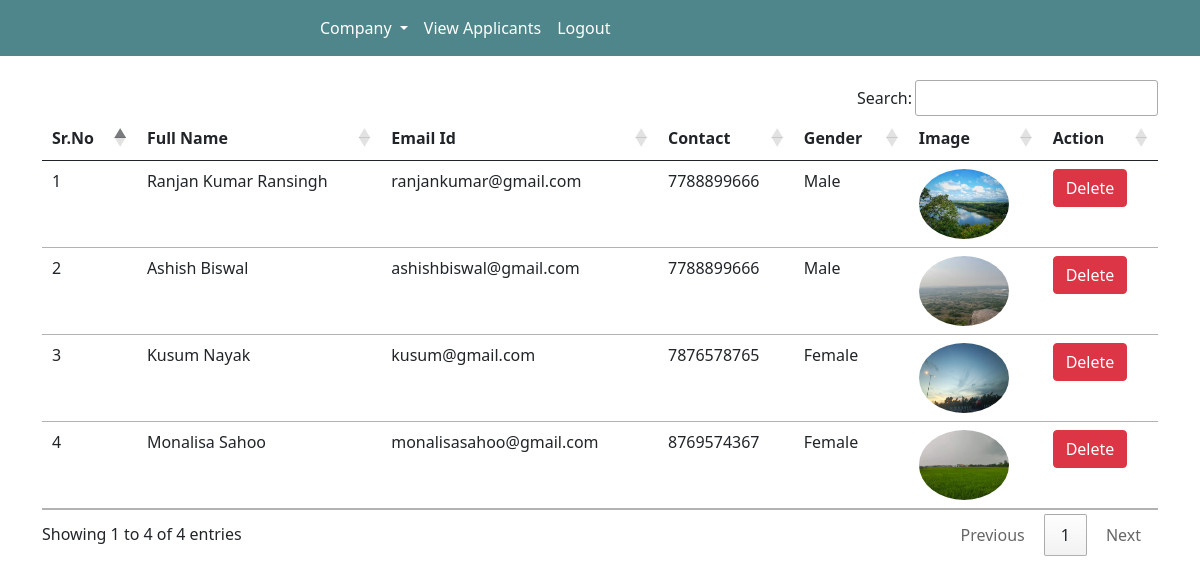
The page /view_applicants/ (signed in) on the database its author committed.
### jobs/models.py (models this page shows, shortened)
class Applicant(models.Model):
    user = models.ForeignKey(User, on_delete=models.CASCADE)
    phone = models.CharField(max_length=10)
    image = models.ImageField(upload_to="")
    gender = models.CharField(max_length=10)
    type = models.CharField(max_length=15)

### jobs/views.py (the view)
# urls.py: path("view_applicants/", views.view_applicants, name="view_applicants"),
def view_applicants(request):
    if not request.user.is_authenticated:
        return redirect("/admin_login")
    applicants = Applicant.objects.all()
    return render(request, "view_applicants.html", {'applicants':applicants})

### jobs/templates/view_applicants.html (shortened to what this page needs)
{% extends 'admin_navbar.html' %}
{% block view_applicants %} active {% endblock %}
{% block body %}
<div class="container mt-4">
<table class="table table-hover" id="example">
    <thead>
        <tr>
            <th>Sr.No</th>
            <th>Full Name</th>
            <th>Email Id</th>
            <th>Contact</th>
            <th>Gender</th>
            <th>Image</th>
            <th>Action</th>
        </tr>
    </thead>
    <tbody>
        {% for applicant in applicants %}
        <tr>
            <td>{{forloop.counter}}</td>
            <td>{{applicant.user.get_full_name}}</td>
            <td>{{applicant.user.username}}</td>
            <td>{{applicant.phone}}</td>
            <td>{{applicant.gender}}</td>
            <td><img src="{{applicant.image.url}}" class="rounded-circle" width="90px" height="70px"></td>
            <td><a href="/delete_applicant/{{applicant.user.id}}/" class="btn btn-danger" onclick="return confirm('Are you sure you want to delete this applicant?')">Delete</a></td>
        </tr>
        {% endfor %}
    </tbody>
</table>
</div>
{% endblock %}

### jobs/templates/admin_navbar.html (shortened to what this page needs)
<!doctype html>
<html lang="en">
<head>
  <link href="https://cdn.jsdelivr.net/npm/bootstrap@5.0.2/dist/css/bootstrap.min.css" rel="stylesheet"
>
  <link rel="stylesheet" href="https://cdn.datatables.net/1.10.25/css/jquery.dataTables.min.css">
  <link rel="stylesheet" href="https://cdn.datatables.net/buttons/1.7.1/css/buttons.dataTables.min.css">
</head>
<body>
  <nav class="navbar navbar-expand-lg navbar-dark">
      <div class="container w-50">
      <div class="collapse navbar-collapse" id="navbarSupportedContent">
        <ul class="navbar-nav me-auto mb-2 mb-lg-0">
          <div class="collapse navbar-collapse" id="navbarNavDarkDropdown">
            <ul class="navbar-nav">
              <li class="nav-item dropdown">
                <a class="nav-link active dropdown-toggle" href="#" id="navbarDarkDropdownMenuLink" role="button" data-bs-toggle="dropdown" aria-expanded="false">
                  Company
                </a>
              </li>
            </ul>
          </div>
          <li class="nav-item">
            <a class="nav-link {% block view_applicants %} {% endblock %}" href="/view_applicants/">View Applicants</a>
          </li>
          <li class="nav-item">
            <a class="nav-link active" href="/logout/">Logout</a>
          </li>
        </ul>
      </div>
      </div>
  </nav>
  {% block body %}
  {% endblock %}
</body>
</html>

### jobs/templates/admin_navbar.html (style rules this page uses)
.navbar { background-color: #4f868c; }

### rows shown on the page
Applicant: user.get_full_name "Ranjan Kumar Ransingh", user.username "ranjankumar@gmail.com", phone "7788899666", gender "Male", image (picture)
Applicant: user.get_full_name "Ashish Biswal", user.username "ashishbiswal@gmail.com", phone "7788899666", gender "Male", image (picture)
Applicant: user.get_full_name "Kusum Nayak", user.username "kusum@gmail.com", phone "7876578765", gender "Female", image (picture)
Applicant: user.get_full_name "Monalisa Sahoo", user.username "monalisasahoo@gmail.com", phone "8769574367", gender "Female", image (picture)
